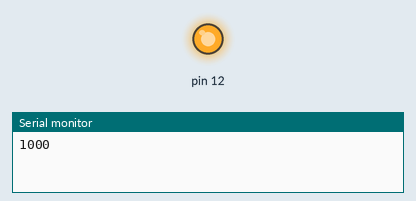
Simulated run of this sketch. Board: Arduino Uno, built with avr-gcc and run on an emulated ATmega328P. Parts: output pins drawn as LEDs (lit = HIGH), the last lines printed to the serial monitor.

Above: at 0.5 s.
At 3.4 s:
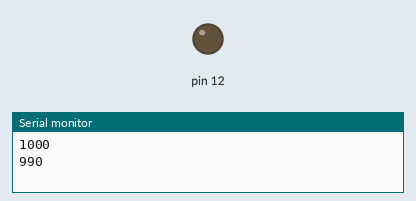
Timing chart, 0 to 4.6 s (numbered marks = the images above):
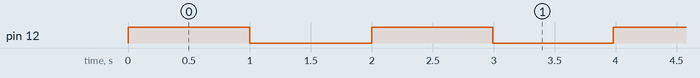

Measured:
- by itself, pin 12: repeats every 2.0 s: LOW 1.0 s, HIGH 0.99 s

The sketch:

Blink.ino
```cpp
int var = 1000; // set int variable var to 1000

// the setup function runs once when you press reset or power the board
void setup() {
  // initialize digital pin 13 as an output.
  pinMode(12, OUTPUT);
  Serial.begin(9600);
}

// the loop function runs over and over again forever
void loop() {
  Serial.println(var); // prints var
  digitalWrite(12, HIGH);   // turn the LED on (HIGH is the voltage level)
  delay(var);                       // wait for var's value
  digitalWrite(12, LOW);    // turn the LED off by making the voltage LOW
  delay(var); // wait for var's value
  var = var * 0.99; // multiply var by 0.9
}
```
